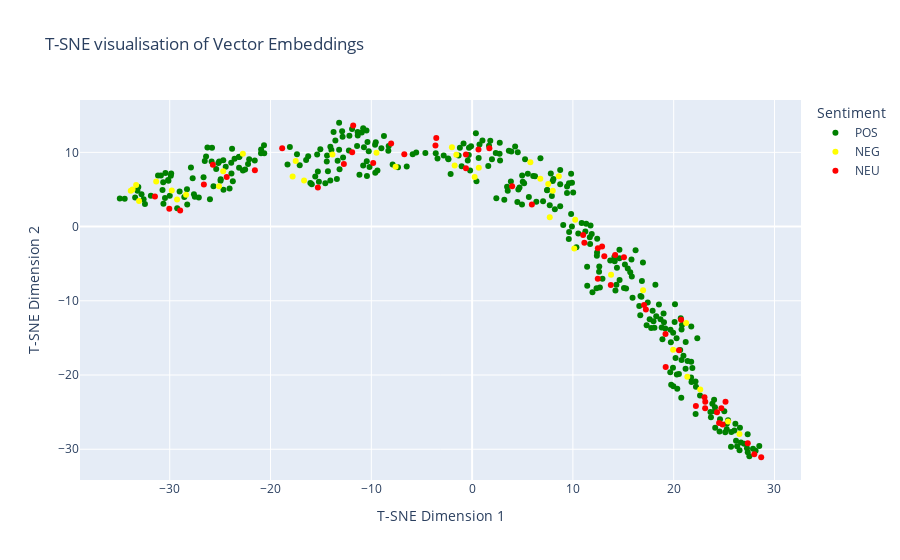

Write notebook code for a chart like this one.
### Code cell
fig = px.scatter(df, 
             x='x', 
             y="y",
             color='Sentiment',
             color_discrete_sequence=['green','yellow','red'],
             labels={'x':'T-SNE Dimension 1', 'y':'T-SNE Dimension 2'},
             title='T-SNE visualisation of Vector Embeddings',
             hover_name=df.index)
fig.show()
fig.write_image("./plots/TSNE.pdf", format='pdf')

### Figure 1 — Plotly figure (JSON) as saved in the notebook; plotly's stock layout.template omitted (floating-point values rounded to 4 significant figures; data arrays with more than 128 entries replaced by an {"elided": "..."} marker saying what was removed)
{"data": [{"hovertemplate": "<b>%{hovertext}</b><br><br>Sentiment=POS<br>T-SNE Dimension 1=%{x}<br>T-SNE Dimension 2=%{y}<extra></extra>", "hovertext": {"elided": "325 str values"}, "legendgroup": "POS", "marker": {"color": "green", "symbol": "circle"}, "mode": "markers", "name": "POS", "orientation": "v", "showlegend": true, "type": "scatter", "x": {"elided": "325 float values"}, "xaxis": "x", "y": {"elided": "325 float values"}, "yaxis": "y"}, {"hovertemplate": "<b>%{hovertext}</b><br><br>Sentiment=NEG<br>T-SNE Dimension 1=%{x}<br>T-SNE Dimension 2=%{y}<extra></extra>", "hovertext": ["Press Conference on 2010 Budget Sent to Congress", "U.S-ASEAN Summit Press Conference", "On Force Authorization Request Against ISIL", "Update on Progress to Degrade and Destroy ISIL", "National African-American History Museum Dedication", "On American Energy Security at Georgetown Univ.", "\"New Beginning\" Speech at Cairo University", "NW Flight 253 Attempted Terrorist Attack Update", "A New Foundation Speech at Georgetown", "Speech on Improving Fiscal Policy", "On NW Flight 253 Terrorist Threat and Iran Violence", "On the Downing of Malaysian Airlines Flight 17", "Fort Bonifacio Address", "Fort Hood Memorial Service Speech", "On Closing Guantanamo Bay Detention Facility", "Speech Detailing Steps to Reduce Gun Violence", "Gun Violence Reduction Speech in Colorado", "On Hostages Warren Weinstein and Giovanni Lo Porto", "Howard University Commencement Address", "Disabled Veterans Conference Speech on Iraq OPS", "Islamic Society of Baltimore Speech", "Kennedy Center Honors Reception Address", "Kennedy Center Honorees Address", "NAACP Convention Address", "Paris Press Conference", "Statement on the Paris Terrorist Attacks", "Press Conference in Peru", "Recovery and Reinvestment Act Seventh Anniversary", "Cooper Union Speech on Wall Street Financial Reform", "National Security Review Press Conference", "Senate Speech on Voting Rights Act Renewal", "Senate Speech Honoring the Life of Rosa Parks", "Speech at Strasbourg Town Hall", "Speech to the Tribal Nations Conference", "Speech to U.S. Military in Afghanistan", "On the Dignity & Courage of the Iranian Peoples", "Dodd-Frank Consumer Protection Act Speech", "U.S. Military Academy Commencement Address"], "legendgroup": "NEG", "marker": {"color": "yellow", "symbol": "circle"}, "mode": "markers", "name": "NEG", "orientation": "v", "showlegend": true, "type": "scatter", "x": [-2.004, -1.73, 21.35, -7.588, -16.67, -33.87, -33.69, 22.64, -29.8, -17.81, 16.96, 10.23, 8.603, 6.765, 8.002, -33.33, 0.251, 19.94, -28.38, -29.27, -17.5, -13.86, -25.11, -31.34, 21.23, 26.52, 10.14, -22.74, -24.69, 7.552, -9.488, -1.564, 5.78, 13.78, 7.703, 25.39, 0.6631, -33.04], "xaxis": "x", "y": [10.7, 8.224, -20.23, 8.055, 6.21, 4.816, 5.012, -21.93, 4.852, 6.76, -8.587, 0.9105, 6.779, 6.458, 4.834, 5.593, 6.691, -16.58, 4.298, 3.635, 8.831, 9.711, 5.424, 6.085, -12.99, -27.95, -2.961, 9.807, 7.445, 5.722, 9.941, 9.671, 8.669, -6.481, 1.27, -26.27, 7.911, 3.435], "yaxis": "y"}, {"hovertemplate": "<b>%{hovertext}</b><br><br>Sentiment=NEU<br>T-SNE Dimension 1=%{x}<br>T-SNE Dimension 2=%{y}<extra></extra>", "hovertext": ["Announcement of 2012 Presidential Candidacy", "9/11 Pentagon Memorial Speech", "Affordable Care Act Website Issues Address", "Address to African Continent Representatives", "Back-to-School Speech to America's Schoolchildren", "Benghazi Victims Transfer of Remains Speech", "Commencement Speech at Booker T. Washington HS", "Second Statement on Boston Marathon Bombings", "Third Statement on Boston Marathon Bombings", "BRAIN Initiative Announcement", "Speech in the Children's Memorial at Yad Vashem", "Statement on the Debt Compromise Agreement", "First Meeting with President-Elect Donald Trump", "Speech on Ebola Response at the CDC", "Economic Team Announcement Speech", "Speech to European Youth in Belgium", "Presidential Farewell Address", "On Iraq and Ferguson, Missouri Situation", "First President-Elect Press Conference", "On Foreign and Domestic Strategies Against Terrorism", "Federal Trade Commission Address", "Press Conference on Gulf Oil Spill Disaster", "Address on Housing at Falls Church", "Immigration Reform and Border Security", "Post Iran Nuclear Accord Agreement Press Conference", "Update on Air Strikes and Humanitarian Aid in Iraq", "Policy Speech on Iraq at the Woodrow Wilson Center", "Pentagon Address on Defeating the Islamic State", "Presser on Congressional Action to Promote Job Growth", "State of the Nation Address to Congress Speech", "Young Leaders Town Hall in the United Kingdom", "Loretta Lynch Investiture Ceremony Address", "Merrick Garland USSC Nomination Address", "U.S. Naval Academy Commencement Address", "On the Sandy Hook Elementary School Shootings", "Northern Ireland Speech", "Nuclear Security Summit Press Conference", "Address to the Community of Orlando, Florida", "Presser on Education Secretary Change", "Speech on the Death of Muammar Qaddafi", "Joint Press Conference with President Raul Castro", "Senate Speech on the PATRIOT Act", "Senate Speech on Wall Street Bailout Bill", "Senate Speech Honoring the Life of Coretta Scott King", "Senate Speech on Ohio Electoral Vote", "Statement on Afghanistan", "United Nations 65th Session General Assembly Speech", "United Nations 68th Session General Assembly Speech", "United Nations Meeting on Ebola Speech", "On Misconduct Allegations at the VA"], "legendgroup": "NEU", "marker": {"color": "red", "symbol": "circle"}, "mode": "markers", "name": "NEU", "orientation": "v", "showlegend": true, "type": "scatter", "x": [28.68, 17.24, -0.6132, -26.61, -3.555, 24.73, -3.636, 25.14, 20.52, 0.6319, 19.21, 24.85, 27.99, 11.01, -6.728, -24.35, -21.55, 12.48, 17.06, 11.14, -8.033, 1.713, -18.84, 14.19, 23.13, 22.2, -28.97, -12.72, 23.12, -15.3, 12.47, 13.12, -31.47, -11.9, 27.35, -25.72, 3.973, 12.89, 20.73, 23.05, -11.8, 13.76, -0.6115, 24.3, 24.5, 19.19, -9.813, -30.04, 5.929, 15.06], "xaxis": "x", "y": [-31.08, -11.15, 9.717, 5.671, 11.94, -24.47, 10.93, -23.6, -16.65, 10.38, -18.91, -26.66, -30.68, -1.145, 9.761, 6.695, 7.577, -2.925, -10.56, -2.178, 11.19, 10.57, 10.54, -3.828, -23.58, -24.17, 2.164, 8.445, -24.46, 5.27, -7.018, -3.98, 4.045, 10.0, -29.18, 8.34, 5.425, -2.685, -12.56, -23.0, 13.62, -7.883, 7.872, -25.02, -26.46, -14.46, 8.557, 2.396, 2.981, -4.117], "yaxis": "y"}], "layout": {"legend": {"title": {"text": "Sentiment"}, "tracegroupgap": 0}, "title": {"text": "T-SNE visualisation of Vector Embeddings"}, "xaxis": {"anchor": "y", "domain": [0, 1], "title": {"text": "T-SNE Dimension 1"}}, "yaxis": {"anchor": "x", "domain": [0, 1], "title": {"text": "T-SNE Dimension 2"}}}}
